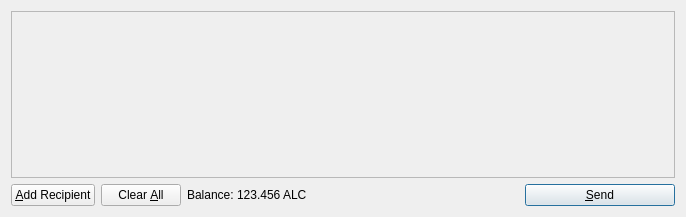
<?xml version="1.0" encoding="UTF-8"?>
<ui version="4.0">
 <class>SendCoinsDialog</class>
 <widget class="QDialog" name="SendCoinsDialog">
  <property name="geometry">
   <rect>
    <x>0</x>
    <y>0</y>
    <width>686</width>
    <height>217</height>
   </rect>
  </property>
  <property name="windowTitle">
   <string>Send Coins</string>
  </property>
  <layout class="QVBoxLayout" name="verticalLayout">
   <item>
    <widget class="QScrollArea" name="scrollArea">
     <property name="widgetResizable">
      <bool>true</bool>
     </property>
     <widget class="QWidget" name="scrollAreaWidgetContents">
      <property name="geometry">
       <rect>
        <x>0</x>
        <y>0</y>
        <width>666</width>
        <height>165</height>
       </rect>
      </property>
      <layout class="QVBoxLayout" name="verticalLayout_2">
       <property name="margin">
        <number>0</number>
       </property>
       <item>
        <layout class="QVBoxLayout" name="entries">
         <property name="spacing">
          <number>6</number>
         </property>
        </layout>
       </item>
       <item>
        <spacer name="verticalSpacer">
         <property name="orientation">
          <enum>Qt::Vertical</enum>
         </property>
         <property name="sizeHint" stdset="0">
          <size>
           <width>20</width>
           <height>40</height>
          </size>
         </property>
        </spacer>
       </item>
      </layout>
     </widget>
    </widget>
   </item>
   <item>
    <layout class="QHBoxLayout" name="horizontalLayout">
     <item>
      <widget class="QPushButton" name="addButton">
       <property name="toolTip">
        <string>Send to multiple recipients at once</string>
       </property>
       <property name="text">
        <string>&amp;Add Recipient</string>
       </property>
       <property name="icon">
        <iconset resource="../bitcoin.qrc">
         <normaloff>:/icons/add</normaloff>:/icons/add</iconset>
       </property>
       <property name="autoDefault">
        <bool>false</bool>
       </property>
      </widget>
     </item>
     <item>
      <widget class="QPushButton" name="clearButton">
       <property name="sizePolicy">
        <sizepolicy hsizetype="Minimum" vsizetype="Fixed">
         <horstretch>0</horstretch>
         <verstretch>0</verstretch>
        </sizepolicy>
       </property>
       <property name="toolTip">
        <string>Remove all transaction fields</string>
       </property>
       <property name="text">
        <string>Clear &amp;All</string>
       </property>
       <property name="icon">
        <iconset resource="../bitcoin.qrc">
         <normaloff>:/icons/remove</normaloff>:/icons/remove</iconset>
       </property>
       <property name="autoRepeatDelay">
        <number>300</number>
       </property>
       <property name="autoDefault">
        <bool>false</bool>
       </property>
      </widget>
     </item>
     <item>
      <layout class="QHBoxLayout" name="horizontalLayout_2">
       <property name="spacing">
        <number>3</number>
       </property>
       <item>
        <widget class="QLabel" name="label">
         <property name="text">
          <string>Balance:</string>
         </property>
        </widget>
       </item>
       <item>
        <widget class="QLabel" name="labelBalance">
         <property name="cursor">
          <cursorShape>IBeamCursor</cursorShape>
         </property>
         <property name="text">
          <string>123.456 ALC</string>
         </property>
         <property name="textInteractionFlags">
          <set>Qt::LinksAccessibleByMouse|Qt::TextSelectableByKeyboard|Qt::TextSelectableByMouse</set>
         </property>
        </widget>
       </item>
      </layout>
     </item>
     <item>
      <spacer name="horizontalSpacer">
       <property name="orientation">
        <enum>Qt::Horizontal</enum>
       </property>
       <property name="sizeHint" stdset="0">
        <size>
         <width>40</width>
         <height>20</height>
        </size>
       </property>
      </spacer>
     </item>
     <item>
      <widget class="QPushButton" name="sendButton">
       <property name="minimumSize">
        <size>
         <width>150</width>
         <height>0</height>
        </size>
       </property>
       <property name="toolTip">
        <string>Confirm the send action</string>
       </property>
       <property name="text">
        <string>&amp;Send</string>
       </property>
       <property name="icon">
        <iconset resource="../bitcoin.qrc">
         <normaloff>:/icons/send</normaloff>:/icons/send</iconset>
       </property>
       <property name="default">
        <bool>true</bool>
       </property>
      </widget>
     </item>
    </layout>
   </item>
  </layout>
 </widget>
 <resources>
  <include location="../bitcoin.qrc"/>
 </resources>
 <connections/>
</ui>
